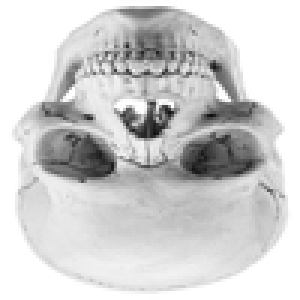
#> input picture 3DMapping/3Dmapping-algorithm-master/Transformed_Skull2.png, 100 x 100 px (shown 3 times larger); its folder holds only this picture in this run
$ python mapto3d.py   (older library calls are emulated)
#> lines starting #> are read from the running program, lines starting #| are printed output that depends on the picture
#mapto3d.py
#an algorithm for importing and mapping 2D images to 3D plots
import numpy as np
import matplotlib.pyplot as plt
import pickle
from mpl_toolkits.mplot3d import Axes3D
import matplotlib.image as mpimg
from PIL import Image
from scipy import ndimage

'converting image to code; in command line:'

imgname = input("Enter image name: ")
#> the answer given: Transformed_Skull2.png

'pixel dimensions (px x py)'
px = int(input("Enter x size: "))
#> the answer given: 100
py = int(input("Enter y size: "))
#> the answer given: 100
imgsize = (px, py)


# Resize and invert image by 180 degrees and save
img = Image.open(imgname).convert('LA')
#> img is the input picture: PIL image 100x100 LA; mean R, G, B, A 207.7, 207.7, 207.7, 255
img = img.resize(imgsize, Image.ANTIALIAS)
img = img.rotate(180)
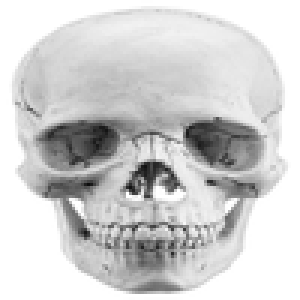
#> img: PIL image 100x100 LA (shown 3 times larger); mean R, G, B, A 207.7, 207.7, 207.7, 255
img.save("Transformed_" + imgname[:imgname.rfind('.')] + '.png')

img1 = mpimg.imread("Transformed_" + imgname[:imgname.rfind('.')] + '.png')
f1 = plt.figure(1)
rotated_img = ndimage.rotate(img, 180)[:, :, 0]
plt.imshow(rotated_img, 'gray')

pickle.dump(img1, open("pickledpic.p", "wb"))

'loading encrypted image'
img1 = pickle.load(open("pickledpic.p", "rb"), encoding = 'latin1')
'converting image to binary'
lum_img1 = img1[:, :, 0]

'''mapping algorithm: maps 2D binary image to 3D form by transforming relative
pixel color to depth'''

layers_maxval = [0.9, 0.8, 0.7, 0.6, 0.5, 0.4, 0.3, 0.2, 0.1]
layer_colors = ['magenta', 'yellow', 'black', 'cyan', 'pink', 'magenta', 'blue', 'navy', 'black']
n_layers = len(layers_maxval)

X = []
Y = []
Z = []

fig = plt.figure(2)
ax = plt.axes(projection = '3d')

for layer_index in range(n_layers):
    x = []
    y = []
    z = []
    for yi in range(py):
        for xi in range(px):
            if lum_img1[yi, xi] < layers_maxval[layer_index]:
                x.append(xi)
                y.append(yi)
    z = (layer_index+1) * np.ones(np.size(x))

    X.append(x)
    Y.append(y)
    Z.append(z)

    ax.plot(z, x, y, 'o', color = layer_colors[layer_index])

plt.xlabel('')
plt.ylabel('')
plt.suptitle('CV Project')
plt.show()
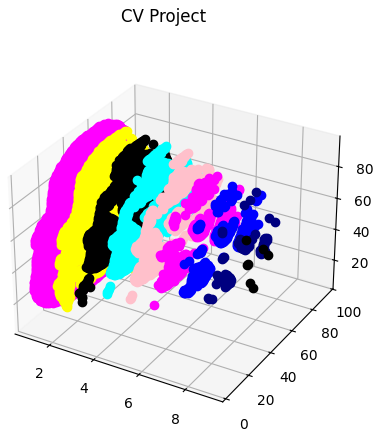
#> figure drawn by matplotlib, 1 panel


'''
x=[]
y=[]

for i in range(py):
    for j in range(px):
        if lum_img1[i,j]<0.90:
            x.append(j)
            y.append(i)
z=1*np.ones(np.size(x))

x2=[]
y2=[]

for i in range(py):
    for j in range(px):
        if lum_img1[i,j]<0.80:
            x2.append(j)
            y2.append(i)
z2=2*np.ones(np.size(x2))

x3=[]
y3=[]

for i in range(py):
    for j in range(px):
        if lum_img1[i,j]<0.70:
            x3.append(j)
            y3.append(i)
z3=3*np.ones(np.size(x3))

x4=[]
y4=[]

for i in range(py):
    for j in range(px):
        if lum_img1[i,j]<0.60:
            x4.append(j)
            y4.append(i)
z4=4*np.ones(np.size(x4))

x5=[]
y5=[]

for i in range(py):
    for j in range(px):
        if lum_img1[i,j]<0.50:
            x5.append(j)
            y5.append(i)
z5=5*np.ones(np.size(x5))

x6=[]
y6=[]

for i in range(py):
    for j in range(px):
        if lum_img1[i,j]<0.40:
            x6.append(j)
            y6.append(i)
z6=6*np.ones(np.size(x6))

x7=[]
y7=[]

for i in range(py):
    for j in range(px):
        if lum_img1[i,j]<0.30:
            x7.append(j)
            y7.append(i)
z7=7*np.ones(np.size(x7))

x8=[]
y8=[]

for i in range(py):
    for j in range(px):
        if lum_img1[i,j]<0.20:
            x8.append(j)
            y8.append(i)
z8=8*np.ones(np.size(x8))

x9=[]
y9=[]

for i in range(py):
    for j in range(px):
        if lum_img1[i,j]<0.10:
            x9.append(j)
            y9.append(i)
z9=9*np.ones(np.size(x9))


fig = plt.figure(2)
ax = plt.axes(projection='3d')
ax.plot(z,x,y,'o',color='magenta')
ax.plot(z2, x2, y2,'o',color='yellow')
ax.plot(z3, x3, y3,'o',color='black')
ax.plot(z4, x4, y4,'o',color='cyan')
ax.plot(z5,x5, y5,'o',color='pink')
ax.plot(z6,x6, y6,'o',color='magenta')
ax.plot(z7,x7, y7,'o',color='blue')
ax.plot(z8,x8, y8,'o',color='navy')
ax.plot(z9,x9, y9,'o',color='black')
plt.xlabel('')
plt.ylabel('')
plt.suptitle('CV Project')
plt.show()
'''
